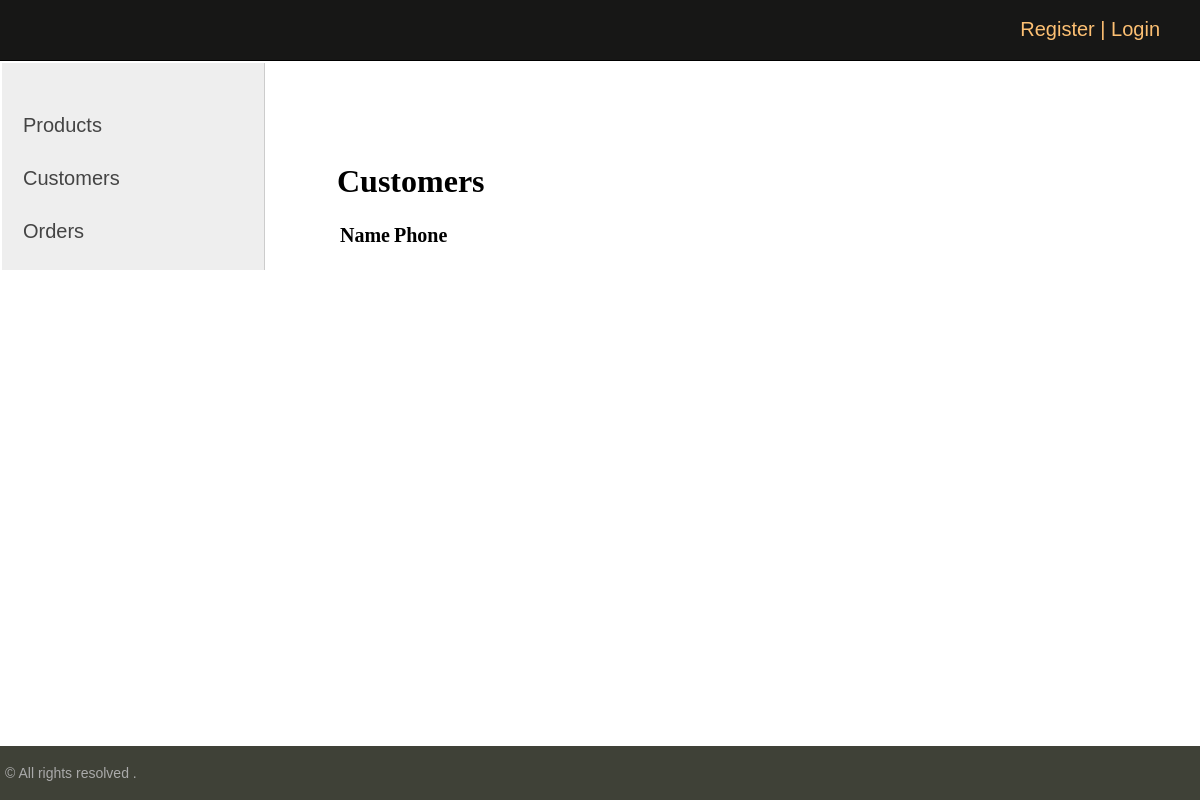
The app's page /crm/customers/, older data.
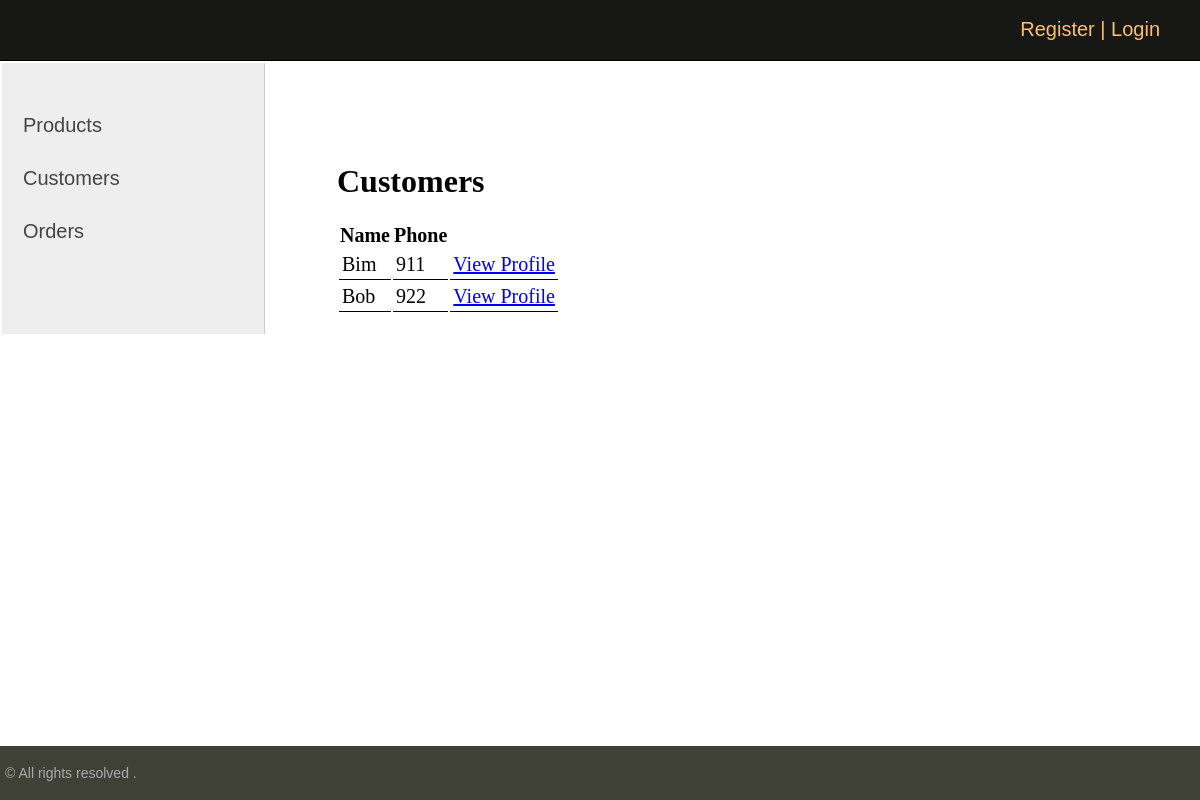
The same page, newer data.
### crm/models.py (models this page shows, shortened)
class Customer(models.Model):
    name = models.CharField(max_length=200, null=True)
    phone = models.CharField(max_length=200, null=True)
    email = models.CharField(max_length=200, null=True)
    description = models.CharField(max_length=200, null=True, blank=True)
    profile_pic = models.ImageField(default='ekta dd.jpg', null=True, blank=True)
    date_created = models.DateTimeField(auto_now_add=True, null=True)

### crm/views.py (the view)
# urls.py: path('customers/', ShowCustomers.as_view(), name='show-customers'),
class ShowCustomers(DataMixin, ListView):
    template_name = 'crm/customers_list.html'
    model = Customer
    context_object_name = 'customers'
    def get_context_data(self, *, object_list=None, **kwargs):
        context = super().get_context_data(**kwargs)
        c_def = self.get_user_context(title='Customers')
        return dict(list(context.items()) + list(c_def.items()))

### crm/utils.py (called while the page is built)
    def get_user_context(self, **kwargs):
        context = kwargs
        user_menu = menu.copy()
        if not self.request.user.is_authenticated:
            user_menu.pop(1)
        context['menu'] = user_menu
        return context

### crm/templates/crm/customers_list.html
{% extends 'crm/base.html' %}
{% block content %}
<h1>{{title}}</h1>
<div class="list-elements">
<table class="table">
						<tr>
							<th>Name</th>
							<th>Phone</th>
							<th></th>
						</tr>
		{% for customer in customers %}
					<tr>
						<td>{{customer.name}}</td>
						<td>{{customer.phone}}</td>
						<td><a class="btn btn-info" href={% url 'customer-detail' customer.id %}>View Profile</a></td>
					</tr>
		{% endfor %}
</table>
</div>
{%endblock%}

Row changes from the older to the newer data that the page shows:
added Customer: name "Bim", phone "911"
added Customer: name "Bob", phone "922"
